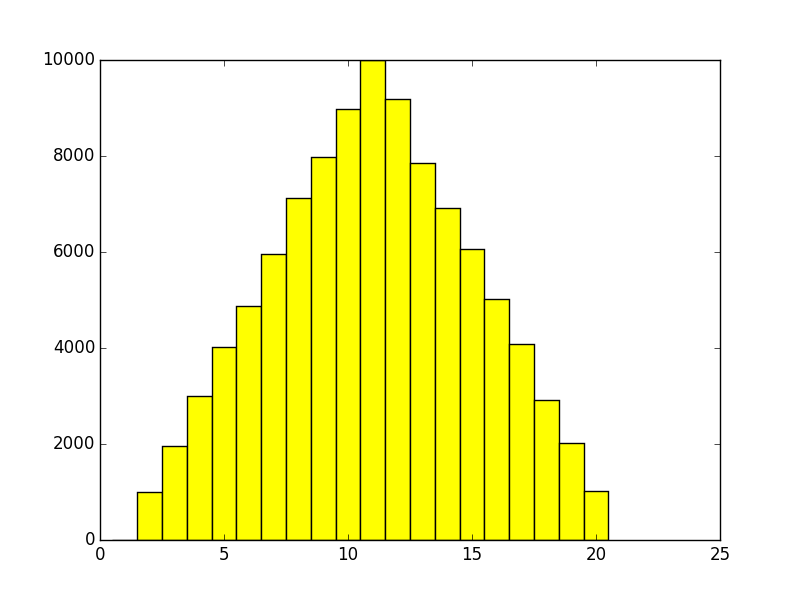

This chart was generated by the following Python code:
import matplotlib.pyplot as pyplot

import random

data1=[0]*20
pos1 = [1,2,3,4,5,6,7,8,9,10,11,12,13,14,15,16,17,18,19,20]


for i in range(100000):
    a=random.randint(1,10)
    b=random.randint(1,10)
    c=a+b
    for j in range(20):
        if c==pos1[j]:
            data1[j]+=1
    a=0
    b=0
    c=0
    
 
bar1 = pyplot.bar(pos1, data1, width=1, color='yellow', align='center')
 
pyplot.savefig('exercise2.png')
